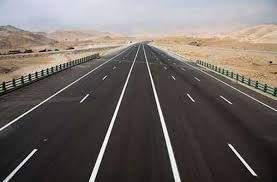
#> input picture houghTransform/highway_image.png, 277 x 182 px
$ python houghTransform.py
#> lines starting #> are read from the running program, lines starting #| are printed output that depends on the picture; after the words box and inside, x2 and y2 are one past the last pixel; in counts of white or black regions, pixels touching at a corner belong together
import cv2
import numpy as np
import math

I = cv2.imread('highway_image.png', 0)
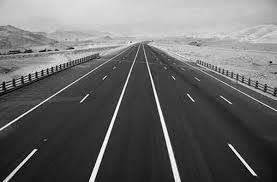
#> I: shape (182, 277); min 0, max 255, mean 104.7
I1 = cv2.Canny(I, 100, 150)
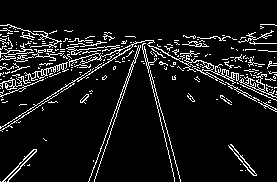
#> I1: shape (182, 277); 8.7% white in thin lines or dots, all inside (x1, y1, x2, y2) = (0, 24, 277, 182)
cv2.imwrite('cannyEdge_image.png', I1)

size_I = I.shape
#> size_I = (182, 277)
max_size = int(math.sqrt((size_I[0]**2)+(size_I[1]**2)))
#> max_size = 331
A = np.zeros([max_size, 180])
pi = np.pi

for i in range(size_I[0]):
    for j in range(size_I[1]):
        if(I1[i,j] == 255):
            for theta in range(180):
                rho = abs(int((i*(math.cos(theta*180/pi)))+(j*(math.sin(theta*180/pi)))))
                A[rho,theta] = A[rho,theta] + 1
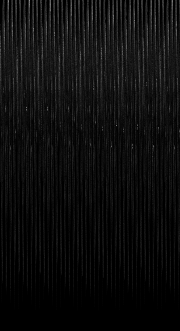
#> A: shape (331, 180) float64; min 0, max 144, mean 13.2

for i in range(size_I[0]):
    for j in range(size_I[1]):
        if(I1[i,j] == 255):
            for theta in range(180):
                rho = abs(int((i*(math.cos(theta*180/pi)))+(j*(math.sin(theta*180/pi)))))
                if A[rho,theta] > 200 :
                    I[i, j] = 255

for i in range(size_I[0]):
    for j in range(size_I[1]):
        if I[i,j] == 255:
            I[i,j] = 255
        else:
            I[i,j] = 0
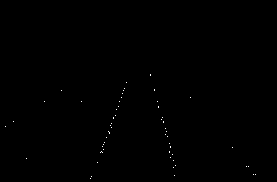
#> I: shape (182, 277); 0.13% white in thin lines or dots, all inside (x1, y1, x2, y2) = (5, 74, 256, 179)


cv2.imwrite('houghTransform_image.png', I)
